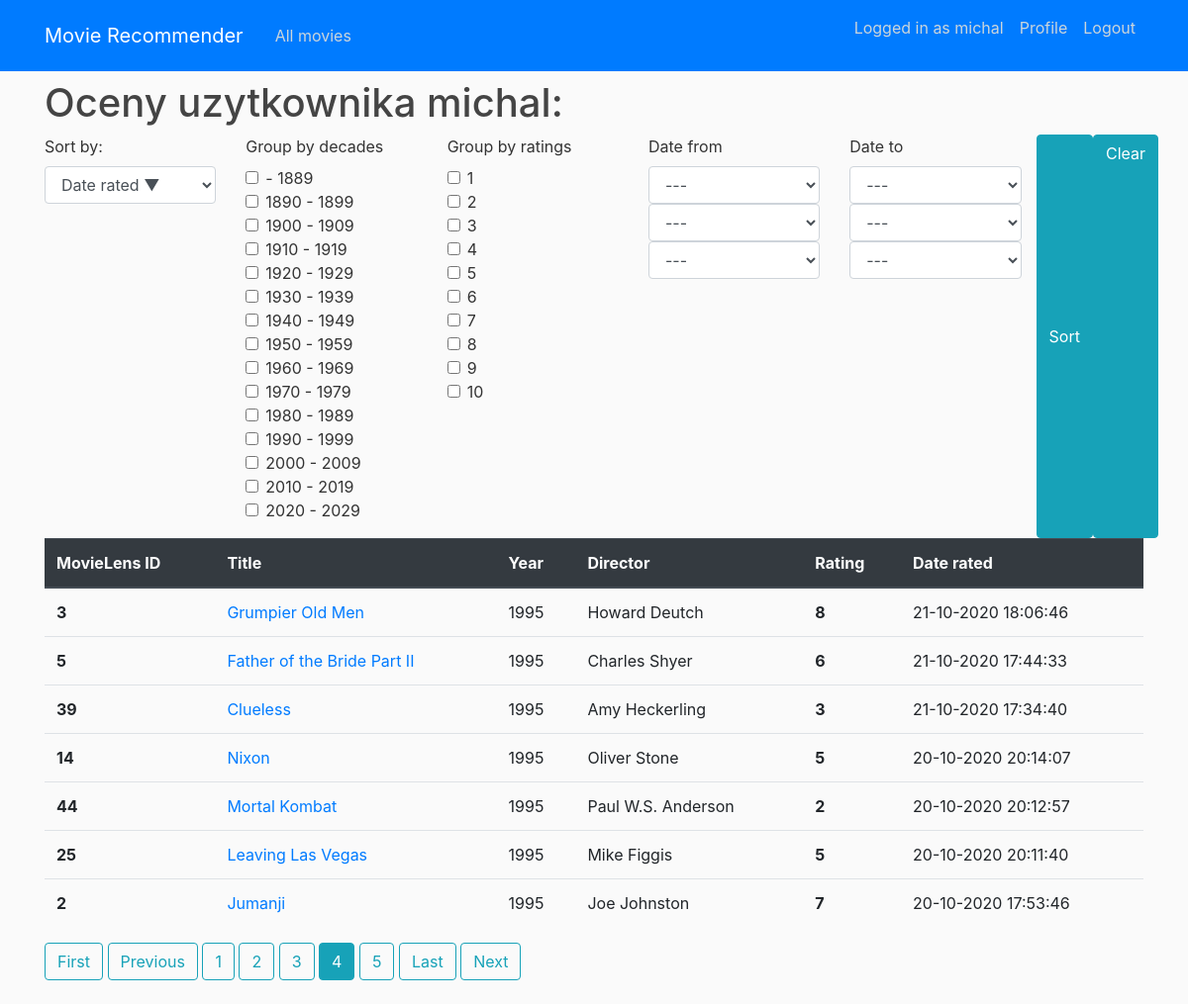
The app's page /profile/?sort_by=-date_rated&page=4 (signed in) with its own data.
### recommender/models.py (models this page shows, shortened)
class Rating(models.Model):
    movielens_id = models.ForeignKey(Movie, to_field='movielens_id', on_delete=models.CASCADE)
    who_rated = models.ForeignKey(User, on_delete=models.CASCADE)
    value = models.PositiveSmallIntegerField(validators=[MinValueValidator(1), MaxValueValidator(10)])
    date_rated = models.DateTimeField(default=timezone.now)
    class Meta:
        constraints = [models.UniqueConstraint(fields=['movielens_id', 'who_rated'], name='No multiple ratings')]

class Movie(models.Model):
    movielens_id = models.IntegerField(unique=True)
    imdb_id = models.IntegerField()
    tmdb_id = models.IntegerField()
    title = models.CharField(max_length=200)
    year_released = models.IntegerField()
    director = models.CharField(max_length=100)

### recommender/views.py (the view)
# urls.py: path('profile/', RatingListView.as_view(), name='profile'),
class RatingListView(LoginRequiredMixin, ListView):
    model = Movie
    template_name = 'recommender/profile.html'
    context_object_name = 'ratings'
    paginate_by = 7
    ordering = '-date_rated'
    def get_queryset(self):
        self.get_grouping()
        print(self.extra_context)
        ordering = self.get_ordering()
        if ordering:
            if 'value' in ordering or 'date_rated' in ordering:
                return self.request.user.rating_set.all().order_by(ordering)
            else:
                if ordering.startswith('-'):
                    return self.request.user.rating_set.all().order_by(f'-movielens_id__{self.get_ordering()[1:]}')
                else:
                    return self.request.user.rating_set.all().order_by(f'movielens_id__{self.get_ordering()}')
        else:
            return self.request.user.rating_set.all()
    def get_grouping(self):
        if self.request.GET.__contains__('group_by_decades'):
            decades = list(map(int, self.request.GET.getlist('group_by_decades')))
            self.extra_context = {'group_by_decades': decades}
            return decades
        if self.request.GET.__contains__('group_by_ratings'):
            pass
        else:
            return None
    def get_ordering(self):
        if self.request.GET.__contains__('sort_by'):
            ordering = self.request.GET['sort_by']
        else:
            ordering = super().get_ordering()
        return ordering
    def get_context_data(self, *, object_list=None, **kwargs):
        context = super().get_context_data(**kwargs)
        context['form_sorting_grouping'] = MovieRatingSortForm(self.request.GET)
        context['sort_by'] = self.get_ordering()
        self.get_grouping()
        return context

### recommender/forms.py
class MovieRatingSortForm(forms.Form):
    def __init__(self, *args, **kwargs):
        super().__init__(*args, **kwargs)
        self.fields['sort_by'].label = 'Sort by:'
    SORTING_OPTIONS = SORTING_OPTIONS[:2] + SORTING_OPTIONS[6:] + (
    ('value', 'Rating \u25B2'),
    ('-value', 'Rating \u25BC'),
    ('date_rated', 'Date rated \u25B2'),
    ('-date_rated', 'Date rated \u25BC'))
    possible_ratings = [i for i in range(1, 11)]
    RATING_CHOICES = (tuple(zip(possible_ratings, possible_ratings)))
    sort_by = forms.ChoiceField(choices=SORTING_OPTIONS, required=False)
    group_by_ratings = forms.MultipleChoiceField(choices=RATING_CHOICES, widget=forms.CheckboxSelectMultiple, required=False)
    group_by_decades = forms.MultipleChoiceField(choices=DECADE_CHOICES, widget=forms.CheckboxSelectMultiple, required=False)
    date_from = forms.DateField(widget=forms.SelectDateWidget, required=False)
    date_to = forms.DateField(widget=forms.SelectDateWidget, required=False)

### recommender/templates/recommender/profile.html (shortened to what this page needs)
{% extends 'recommender/base.html' %}
{% load crispy_forms_tags %}
{% block content %}
    <h1>Oceny uzytkownika {{user.username}}:</h1>
    <div class="row">
        <div class="col">
            <form method="get">
            {{form_sorting_grouping.sort_by|as_crispy_field}}
        </div>
        <div class="col">
            {{form_sorting_grouping.group_by_decades|as_crispy_field }}
        </div>
        <div class="col">
            {{form_sorting_grouping.group_by_ratings|as_crispy_field }}
        </div>
        <div class="col">
            {{form_sorting_grouping.date_from|as_crispy_field }}
        </div>
        <div class="col">
            {{form_sorting_grouping.date_to|as_crispy_field }}
        </div>
              <button class="btn btn-info" type="submit">Sort</button>
                <a class="btn btn-info" href="{%url 'profile'%}">Clear</a>
        </div>
    <table class="table table-hover">
      <thead class="thead-dark">
        <tr>
          <th scope="col">MovieLens ID</th>
          <th scope="col">Title</th>
          <th scope="col">Year</th>
          <th scope="col">Director</th>
          <th scope="col">Rating</th>
          <th scope="col">Date rated</th>
        </tr>
      </thead>
      <tbody>
        {% for rating in ratings %}
        <tr>
            <th scope="row">{{rating.movielens_id.movielens_id}}</th>
            <td><a href="{% url 'movie_detail' rating.movielens_id.id %}">{{rating.movielens_id.title}}</a></td>
            <td>{{rating.movielens_id.year_released}}</td>
            <td>{{rating.movielens_id.director}}</td>
            <td class="font-weight-bold">{{rating.value}}</td>
            <td> {{rating.date_rated | date:"d-m-Y H:i:s" }}</td>
        </tr>
        {% endfor %}
      </tbody>
    </table>
    {% include 'recommender/pagination.html' %}
{% endblock content %}

### recommender/templates/recommender/base.html (shortened to what this page needs)
 {% load static %}
<!DOCTYPE html>
<html lang="en" xmlns="http://www.w3.org/1999/html">
<head>
    <link rel="stylesheet" href="https://stackpath.bootstrapcdn.com/bootstrap/4.5.2/css/bootstrap.min.css">
    <link rel="stylesheet" type="text/css" href="{%static 'recommender/main.css'%}">
</head>
<body>
     <header class="site-header">
      <nav class="navbar navbar-expand-md navbar-dark bg-primary fixed-top">
        <div class="container">
          <a class="navbar-brand mr-4" href="{%url 'homepage'%}">Movie Recommender</a>
          <div class="collapse navbar-collapse" id="navbarToggle">
            <div class="navbar-nav mr-auto">
              <a class="nav-item nav-link" href="{%url 'all_movies'%}">All movies</a>
            </div>
            <div class="navbar-nav">
               {% if user.is_authenticated %}
                  <p class="nav-item nav-link">Logged in as {{user.username}}</p>
                   <a class="nav-item nav-link" href="{%url 'profile'%}">Profile</a>
                   <a class="nav-item nav-link" href="{%url 'logout'%}">Logout</a>
                {% else %}
                  <a class="nav-item nav-link" href="{%url 'login'%}">Login</a>
                  <a class="nav-item nav-link" href="{%url 'register'%}">Register</a>
                {% endif %}
            </div>
          </div>
        </div>
      </nav>
    </header>
   <main role="main" class="container">
      <div class="row">
        <div class="col">
         {% block content %}{% endblock %}
        </div>
      </div>
    </main>
</body>
</html>

### recommender/static/recommender/main.css (style rules this page uses)
body { background: #fafafa; color: #333333; margin-top: 5rem; }
h1, h2, h3, h4, h5, h6 { color: #444444; }
.site-header .navbar-nav .nav-link { color: #cbd5db; }

### records on screen
Rating: movielens_id.movielens_id "3", movielens_id "Grumpier Old Men", movielens_id.year_released "1995", movielens_id.director "Howard Deutch", value "8", date_rated "21-10-2020 18:06:46"
Rating: movielens_id.movielens_id "5", movielens_id "Father of the Bride Part II", movielens_id.year_released "1995", movielens_id.director "Charles Shyer", value "6", date_rated "21-10-2020 17:44:33"
Rating: movielens_id.movielens_id "39", movielens_id "Clueless", movielens_id.year_released "1995", movielens_id.director "Amy Heckerling", value "3", date_rated "21-10-2020 17:34:40"
Rating: movielens_id.movielens_id "14", movielens_id "Nixon", movielens_id.year_released "1995", movielens_id.director "Oliver Stone", value "5", date_rated "20-10-2020 20:14:07"
Rating: movielens_id.movielens_id "44", movielens_id "Mortal Kombat", movielens_id.year_released "1995", movielens_id.director "Paul W.S. Anderson", value "2", date_rated "20-10-2020 20:12:57"
Rating: movielens_id.movielens_id "25", movielens_id "Leaving Las Vegas", movielens_id.year_released "1995", movielens_id.director "Mike Figgis", value "5", date_rated "20-10-2020 20:11:40"
Rating: movielens_id.movielens_id "2", movielens_id "Jumanji", movielens_id.year_released "1995", movielens_id.director "Joe Johnston", value "7", date_rated "20-10-2020 17:53:46"

### other values on screen
{{ user.username }} "michal"
{{ num }} "1" "2" "3" "5"
{{ num }} "4"
